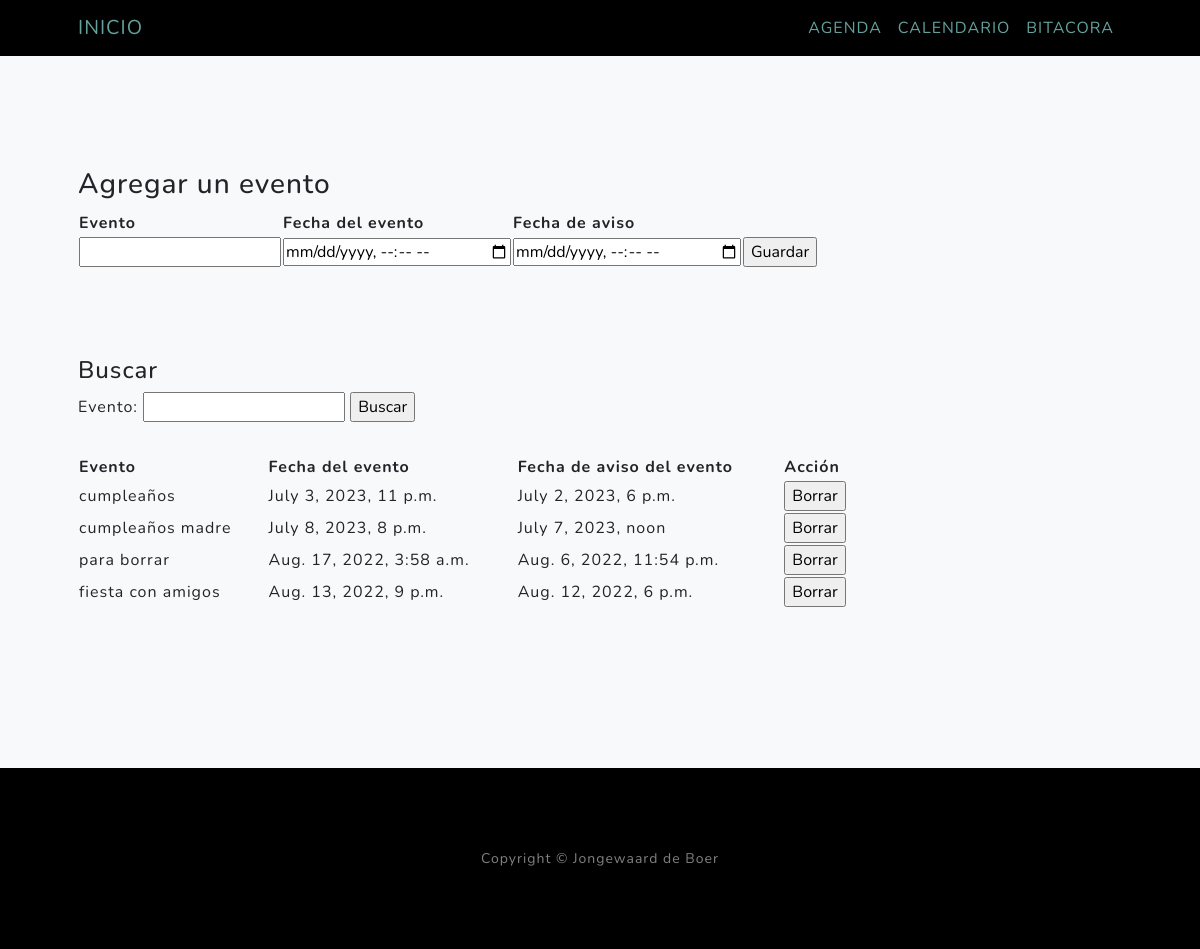
The page /calendario/ on the database as committed earlier.
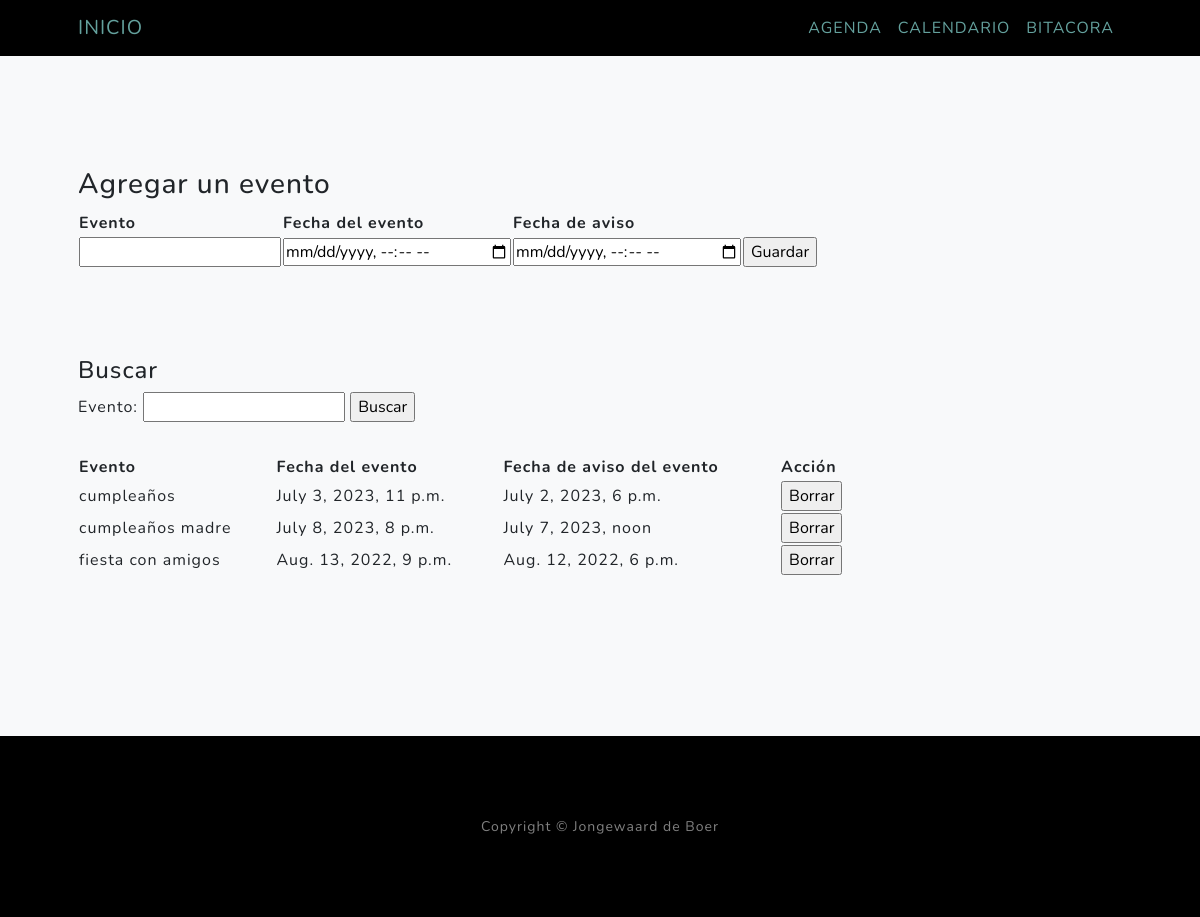
The same page on the database as committed later.
### agenda/models.py (models this page shows, shortened)
class calendario(models.Model):
    nombre_evento = models.CharField(max_length=100, default="evento")
    f_evento = models.DateTimeField(default=datetime.datetime.now())
    f_aviso_evento = models.DateTimeField(default=datetime.datetime.now())

### agenda/views.py (the view, shortened to what this page needs)
# urls.py: path("calendario/", view_calendario, name="calendario"),
def view_calendario(request):
    consulta_calendario = calendario.objects.all()
    if 'id_borrar' in request.GET:
        calendario.objects.filter(id=int(request.GET['id_borrar'])).delete()
        pass
    if 'buscando' in request.GET:
        consulta_calendario = calendario.objects.filter(nombre_evento__icontains = request.GET.get('evento_a_buscar'))
        pass
    contexto = {"tabla_sql":consulta_calendario}
    return render(request, "agenda/calendario.html",contexto)

### agenda/templates/agenda/calendario.html (shortened to what this page needs)
{% extends 'agenda/base.html'%}
{% block contenido_calendario%}
<nav class="navbar navbar-light bg-light">
    <form action="{% url 'calendario' %}">
        <h3> Agregar un evento </h3>
        <table style="width:75%">
            <tr>
            <th>Evento</th>
            <th>Fecha del evento</th>
            <th>Fecha de aviso</th>
            </tr>
            <td><input type="text" id="nombre_evento" name="nombre_evento" required></td>
            <td><input type="datetime-local" id="f_evento" name="f_evento"  required></td>
            <td><input type="datetime-local" id="f_aviso" name="f_aviso"  required></td>
            <td>
                <input type="submit" value="Guardar">
            </td>
        </table>
        <br>
    </form>
</nav>
<br>
<br>
<nav class="navbar navbar-light bg-light">
    <form action="{% url 'calendario' %}">
        <h4> Buscar </h4>
        <label for="evento_a_buscar">Evento:</label>
        <input type="text" id="evento_a_buscar" name="evento_a_buscar" required>
        <input type="submit" value="Buscar">
    </form>
</nav>
<br>
  <table style="width:75%" class="center">
  <tr>
      <th>Evento</th>
      <th>Fecha del evento</th>
      <th>Fecha de aviso del evento</th>
      <th>Acción</th>
  </tr>
  {% for item in tabla_sql %}
      <tr>
          <form action="{% url 'calendario' %}">
              <td>{{item.nombre_evento}}</td><td>{{item.f_evento}}</td><td>{{item.f_aviso_evento}}</td>
              <td>
                  <input type="submit" value="Borrar">
              </td>
          </form>
      </tr>
  {% endfor %}
  </table>
{% endblock%}

Rows that differ between the two databases and show on the page:
removed calendario: nombre_evento "para borrar", f_evento "Aug. 17, 2022, 3:58 a.m.", f_aviso_evento "Aug. 6, 2022, 11:54 p.m."
